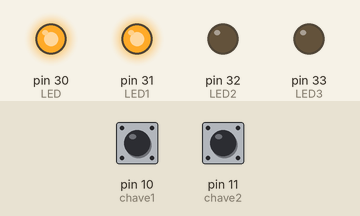
This sketch was run on a simulated Arduino Mega 2560, built with avr-gcc and run on an emulated ATmega2560. On the bench: output pins drawn as LEDs (lit = HIGH). Inputs (shaded band) come from the test bench; at power-on: pin 10 (chave1) HIGH, pin 11 (chave2) HIGH.

Above: at 1.2 s.
1.3 s: pin 10 (chave1) pulled LOW for 0.15 s
At 1.37 s:
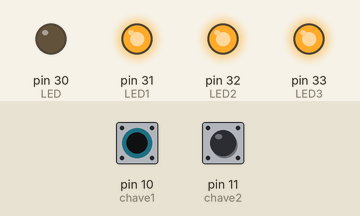
2.9 s: pin 10 (chave1) pulled LOW for 3.2 s
At 7.3 s:
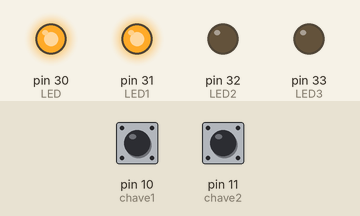
7.6 s: pin 11 (chave2) pulled LOW for 3.2 s
At 8.6 s:
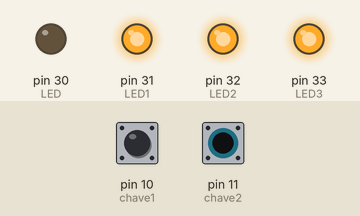
12.3 s: pin 10 (chave1) driven LOW and pin 11 (chave2) driven LOW
At 13.4 s:
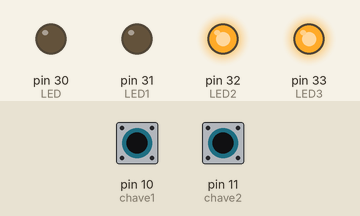
Timing chart, 0 to 14.8 s (numbered marks = the images above; inputs shaded):
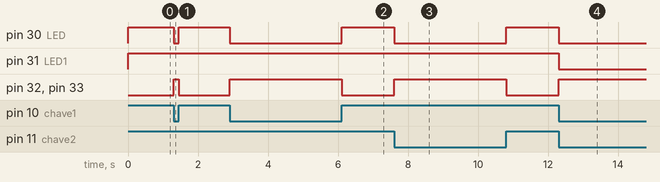

The sketch:

Proj5_Logica_E_e_OU.ino
```cpp
//lógica E OU
#define chave1 10
#define chave2 11
#define LED 30
#define LED1 31
#define LED2 32
#define LED3 33

void setup() //configuração do hardware
{
pinMode(chave1,INPUT_PULLUP);
pinMode(chave2,INPUT_PULLUP);
pinMode(LED,OUTPUT);
pinMode(LED1,OUTPUT);
pinMode(LED2,OUTPUT);
pinMode(LED3,OUTPUT);
}
//bool e1,e2,s1,s2,s3,s4;//variável global aqui ou depois do void

bool e(bool i1, bool i2);//cabeçalho da função
bool ou(bool i1, bool i2);//cabeçalho da função
bool naoe(bool i1, bool i2);//cabeçalho da função
bool naoou(bool i1, bool i2);//cabeçalho da função

void loop()
{
  bool e1,e2,s1,s2,s3,s4;//variável do void loop

 e1=digitalRead(chave1);
 e2=digitalRead(chave2);

 s1= e(e1,e2);
 s2= ou(e1,e2);
 s3= naoe(e1,e2);
 s4= naoou(e1,e2);

digitalWrite(LED,s1);
digitalWrite(LED1,s2);
digitalWrite(LED2,s3);
digitalWrite(LED3,s4);

}

bool e (bool i1, bool i2)
{
  bool o1;
  //logica E
  if(i1 && i2 == 1)
  o1 = 1;
  else
  o1 = 0;
  return o1;
}

bool ou (bool i1, bool i2)
{
  bool o1;
  //logica ou
  if(i1 || i2 == 1)
  o1 = 1;
  else
  o1 = 0;
  return o1;
}

bool naoe (bool i1, bool i2)
{
  bool o1;
  //logica naoe
  if(!(i1 && i2) == 1)
  o1 = 1;
  else
  o1 = 0;
  return o1;
}

bool naoou (bool i1, bool i2)
{
  bool o1;
  //logica naoou
  if(!(i1 && i2) == 1)
  o1 = 1;
  else
  o1 = 0;
  return o1;
}
```

Measured:
- after the input at 1.3 s, pin 30 (LED): HIGH → LOW at once, → HIGH 0.15 s later; pin 32 (LED2), pin 33 (LED3): LOW → HIGH at once, → LOW 0.15 s later
- after the input at 2.9 s, pin 30 (LED): HIGH → LOW at once, → HIGH 3.2 s later; pin 32 (LED2), pin 33 (LED3): LOW → HIGH at once, → LOW 3.2 s later
- after the input at 7.6 s, pin 30 (LED): HIGH → LOW at once, → HIGH 3.2 s later; pin 32 (LED2), pin 33 (LED3): LOW → HIGH at once, → LOW 3.2 s later
- after the input at 12.3 s, pin 30 (LED), pin 31 (LED1): HIGH → LOW at once; pin 32 (LED2), pin 33 (LED3): LOW → HIGH at once
